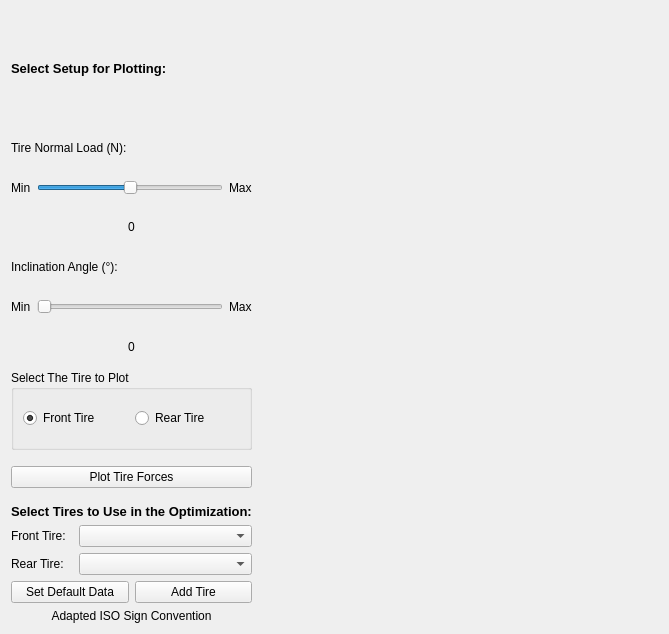
      <widget class="QWidget" name="tab_Tires">
       <attribute name="title">
        <string>Tires</string>
       </attribute>
       <layout class="QGridLayout" name="gridLayout_5">
        <item row="0" column="0">
         <widget class="QLabel" name="label_50">
          <property name="font">
           <font>
            <pointsize>10</pointsize>
            <bold>true</bold>
           </font>
          </property>
          <property name="text">
           <string>Select Setup for Plotting:</string>
          </property>
         </widget>
        </item>
        <item row="3" column="0">
         <layout class="QVBoxLayout" name="verticalLayout_19">
          <item>
           <widget class="QGroupBox" name="groupBox">
            <property name="minimumSize">
             <size>
              <width>0</width>
              <height>80</height>
             </size>
            </property>
            <property name="title">
             <string>Select The Tire to Plot</string>
            </property>
            <layout class="QHBoxLayout" name="horizontalLayout_24">
             <item>
              <widget class="QRadioButton" name="frontTireRadioButton">
               <property name="text">
                <string>Front Tire</string>
               </property>
               <property name="checked">
                <bool>true</bool>
               </property>
              </widget>
             </item>
             <item>
              <widget class="QRadioButton" name="rearTireRadioButton">
               <property name="text">
                <string>Rear Tire</string>
               </property>
              </widget>
             </item>
            </layout>
           </widget>
          </item>
          <item>
           <spacer name="verticalSpacer">
            <property name="orientation">
             <enum>Qt::Orientation::Vertical</enum>
            </property>
            <property name="sizeType">
             <enum>QSizePolicy::Policy::Preferred</enum>
            </property>
            <property name="sizeHint" stdset="0">
             <size>
              <width>20</width>
              <height>10</height>
             </size>
            </property>
           </spacer>
          </item>
          <item>
           <widget class="QPushButton" name="plotTireForcesButton">
            <property name="text">
             <string>Plot Tire Forces</string>
            </property>
           </widget>
          </item>
          <item>
           <spacer name="verticalSpacer_2">
            <property name="orientation">
             <enum>Qt::Orientation::Vertical</enum>
            </property>
            <property name="sizeType">
             <enum>QSizePolicy::Policy::Preferred</enum>
            </property>
            <property name="sizeHint" stdset="0">
             <size>
              <width>20</width>
              <height>10</height>
             </size>
            </property>
           </spacer>
          </item>
          <item>
           <widget class="QLabel" name="label_51">
            <property name="font">
             <font>
              <pointsize>10</pointsize>
              <bold>true</bold>
             </font>
            </property>
            <property name="text">
             <string>Select Tires to Use in the Optimization:</string>
            </property>
           </widget>
          </item>
          <item>
           <layout class="QFormLayout" name="formLayout">
            <item row="0" column="0">
             <widget class="QLabel" name="label_48">
              <property name="text">
               <string>Front Tire:  </string>
              </property>
             </widget>
            </item>
            <item row="0" column="1">
             <widget class="QComboBox" name="frontTireComboBox"/>
            </item>
            <item row="1" column="0">
             <widget class="QLabel" name="label_49">
              <property name="text">
               <string>Rear Tire:  </string>
              </property>
             </widget>
            </item>
            <item row="1" column="1">
             <widget class="QComboBox" name="rearTireComboBox"/>
            </item>
           </layout>
          </item>
          <item>
           <layout class="QHBoxLayout" name="horizontalLayout_22">
            <property name="sizeConstraint">
             <enum>QLayout::SizeConstraint::SetDefaultConstraint</enum>
            </property>
            <item>
             <widget class="QPushButton" name="setDefaultTiresButton">
              <property name="text">
               <string>Set Default Data</string>
              </property>
             </widget>
            </item>
            <item>
             <widget class="QPushButton" name="addTireButton">
              <property name="text">
               <string>Add Tire</string>
              </property>
             </widget>
            </item>
           </layout>
          </item>
          <item>
           <widget class="QLabel" name="label_8">
            <property name="text">
             <string>Adapted ISO Sign Convention</string>
            </property>
            <property name="alignment">
             <set>Qt::AlignmentFlag::AlignCenter</set>
            </property>
           </widget>
          </item>
         </layout>
        </item>
        <item row="0" column="1" rowspan="4">
         <layout class="QVBoxLayout" name="verticalLayout_9">
          <item>
           <widget class="QCustomPlot" name="tireLongForce" native="true">
            <property name="sizePolicy">
             <sizepolicy hsizetype="Expanding" vsizetype="Preferred">
              <horstretch>0</horstretch>
              <verstretch>0</verstretch>
             </sizepolicy>
            </property>
            <property name="minimumSize">
             <size>
              <width>400</width>
              <height>200</height>
             </size>
            </property>
           </widget>
          </item>
          <item>
           <widget class="QCustomPlot" name="tireLatForce" native="true">
            <property name="minimumSize">
             <size>
              <width>400</width>
              <height>200</height>
             </size>
            </property>
           </widget>
          </item>
          <item>
           <widget class="QCustomPlot" name="tireMoment" native="true">
            <property name="minimumSize">
             <size>
              <width>400</width>
              <height>200</height>
             </size>
            </property>
           </widget>
          </item>
         </layout>
        </item>
        <item row="2" column="0">
         <layout class="QVBoxLayout" name="verticalLayout_7">
          <item>
           <widget class="QLabel" name="label_45">
            <property name="text">
             <string>Inclination Angle (°):</string>
            </property>
           </widget>
          </item>
          <item>
           <layout class="QHBoxLayout" name="horizontalLayout_8">
            <item>
             <widget class="QLabel" name="minTireIALabel">
              <property name="text">
               <string>Min</string>
              </property>
             </widget>
            </item>
            <item>
             <widget class="QSlider" name="IASlider">
              <property name="orientation">
               <enum>Qt::Orientation::Horizontal</enum>
              </property>
             </widget>
            </item>
            <item>
             <widget class="QLabel" name="maxTireIALabel">
              <property name="text">
               <string>Max</string>
              </property>
             </widget>
            </item>
           </layout>
          </item>
          <item>
           <layout class="QHBoxLayout" name="horizontalLayout_9">
            <item>
             <spacer name="horizontalSpacer_3">
              <property name="orientation">
               <enum>Qt::Orientation::Horizontal</enum>
              </property>
              <property name="sizeHint" stdset="0">
               <size>
                <width>40</width>
                <height>20</height>
               </size>
              </property>
             </spacer>
            </item>
            <item>
             <widget class="QLabel" name="tireIALabel">
              <property name="text">
               <string>0</string>
              </property>
             </widget>
            </item>
            <item>
             <spacer name="horizontalSpacer_4">
              <property name="orientation">
               <enum>Qt::Orientation::Horizontal</enum>
              </property>
              <property name="sizeHint" stdset="0">
               <size>
                <width>40</width>
                <height>20</height>
               </size>
              </property>
             </spacer>
            </item>
           </layout>
          </item>
         </layout>
        </item>
        <item row="1" column="0">
         <layout class="QVBoxLayout" name="verticalLayout_6">
          <item>
           <widget class="QLabel" name="label_44">
            <property name="text">
             <string>Tire Normal Load (N):</string>
            </property>
           </widget>
          </item>
          <item>
           <layout class="QHBoxLayout" name="horizontalLayout_6">
            <item>
             <widget class="QLabel" name="minValueNormalLoadLabel">
              <property name="text">
               <string>Min</string>
              </property>
             </widget>
            </item>
            <item>
             <widget class="QSlider" name="normalLoadSlider">
              <property name="maximum">
               <number>100</number>
              </property>
              <property name="singleStep">
               <number>50</number>
              </property>
              <property name="pageStep">
               <number>100</number>
              </property>
              <property name="sliderPosition">
               <number>50</number>
              </property>
              <property name="orientation">
               <enum>Qt::Orientation::Horizontal</enum>
              </property>
             </widget>
            </item>
            <item>
             <widget class="QLabel" name="maxValueNormalLoadLabel">
              <property name="text">
               <string>Max</string>
              </property>
             </widget>
            </item>
           </layout>
          </item>
          <item>
           <layout class="QHBoxLayout" name="horizontalLayout_7">
            <item>
             <spacer name="horizontalSpacer">
              <property name="orientation">
               <enum>Qt::Orientation::Horizontal</enum>
              </property>
              <property name="sizeHint" stdset="0">
               <size>
                <width>40</width>
                <height>20</height>
               </size>
              </property>
             </spacer>
            </item>
            <item>
             <widget class="QLabel" name="tireNormalLoadValeuLabel">
              <property name="text">
               <string>0</string>
              </property>
             </widget>
            </item>
            <item>
             <spacer name="horizontalSpacer_2">
              <property name="orientation">
               <enum>Qt::Orientation::Horizontal</enum>
              </property>
              <property name="sizeHint" stdset="0">
               <size>
                <width>40</width>
                <height>20</height>
               </size>
              </property>
             </spacer>
            </item>
           </layout>
          </item>
         </layout>
        </item>
       </layout>
      </widget>
